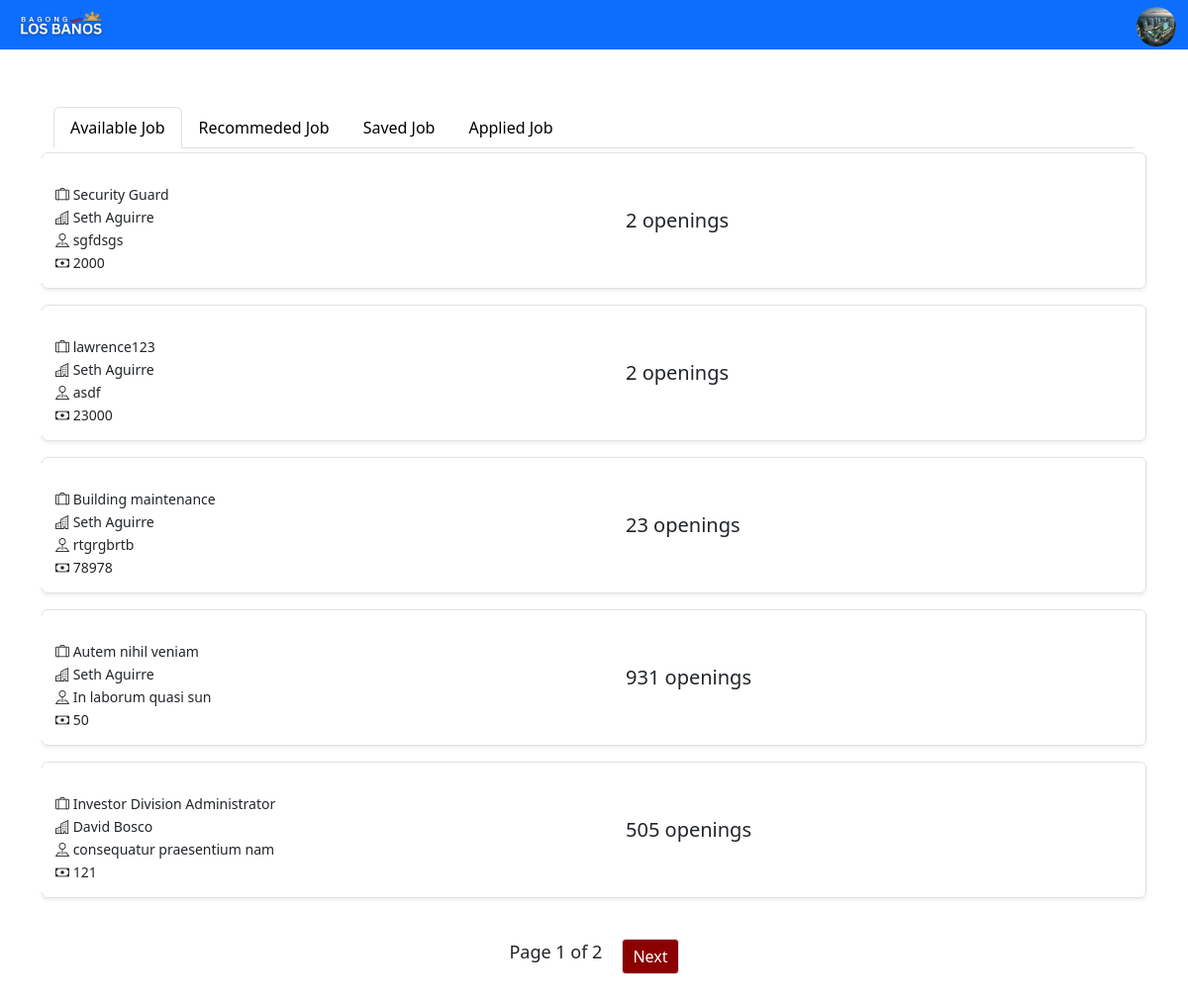
The page /Applicant/applicant_home.php (signed in) on the database as committed earlier.
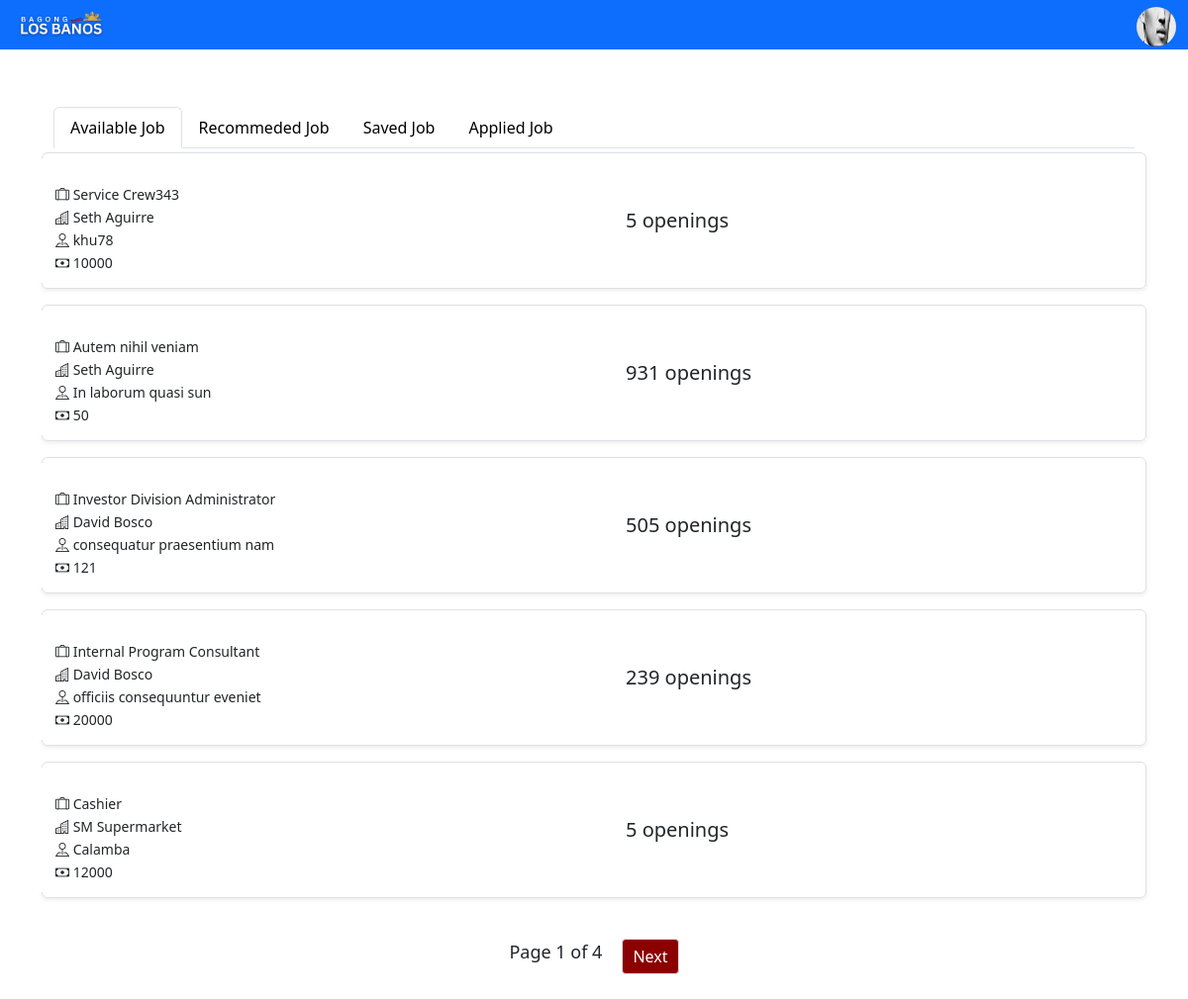
The same page on the database as committed later.
### tables this page shows
CREATE TABLE `applicant_profile` (
  `id` int(255) NOT NULL,
  `username` varchar(255) NOT NULL,
  `password` varchar(255) NOT NULL,
  `is_verified` varchar(255) NOT NULL,
  `otp` varchar(255) NOT NULL,
  `otp_expiry` datetime(6) NOT NULL,
  `reset_token` varchar(255) NOT NULL,
  `reset_token_expiry` varchar(255) NOT NULL,
  `email` varchar(255) NOT NULL,
  `fname` varchar(255) NOT NULL,
  `lname` varchar(255) NOT NULL,
  `mname` varchar(255) NOT NULL,
  `dob` date NOT NULL,
  `pob` varchar(255) NOT NULL,
  `age` int(255) NOT NULL,
  `height` int(255) NOT NULL,
  `sex` varchar(255) NOT NULL,
  `civil_status` varchar(255) NOT NULL,
  `contact_no` int(255) NOT NULL,
  `landline` varchar(255) NOT NULL,
  `photo` varchar(255) NOT NULL,
  `present_address` varchar(255) NOT NULL,
  `tin` int(255) NOT NULL,
  `sss_no` int(255) NOT NULL,
  `pagibig_no` int(255) NOT NULL,
  `philhealth_no` int(255) NOT NULL,
  `passport_no` int(255) NOT NULL,
  `passport_expiry` datetime(6) DEFAULT NULL,
  `tertiary_school` varchar(255) NOT NULL,
  `tertiary_graduated` date NOT NULL,
  `tertiary_award` varchar(255) NOT NULL,
  `college_school` varchar(255) NOT NULL,
  `college_graduated` date NOT NULL,
  `college_award` varchar(255) NOT NULL,
  `tertiary_course` varchar(255) NOT NULL,
  `preferred_work_location` varchar(255) NOT NULL,
  `work_location` varchar(255) NOT NULL,
  `preferred_occupation` varchar(255) NOT NULL,
  `disability` varchar(255) NOT NULL,
  `selected_option` varchar(255) NOT NULL,
  `four_ps` varchar(255) NOT NULL,
  `prefix` varchar(255) NOT NULL,
  `religion` varchar(255) NOT NULL,
  `employment_status` varchar(255) NOT NULL,
  `resume` varchar(255) NOT NULL,
  `applicant_type` enum('Training','Employment') NOT NULL,
  `expected_salary` int(255) NOT NULL,
  `grad_course` varchar(255) NOT NULL
);

CREATE TABLE `job_post` (
  `id` int(255) NOT NULL,
  `employer_id` int(255) NOT NULL,
  `job_title` varchar(255) NOT NULL,
  `company_name` varchar(255) NOT NULL,
  `job_type` varchar(255) NOT NULL,
  `salary` varchar(255) NOT NULL,
  `job_description` varchar(255) NOT NULL,
  `selected_option` varchar(255) NOT NULL,
  `vacant` int(255) NOT NULL,
  `requirement` varchar(255) NOT NULL,
  `work_location` varchar(255) NOT NULL,
  `education` varchar(255) NOT NULL,
  `remarks` varchar(255) NOT NULL,
  `date_posted` date NOT NULL,
  `is_active` tinyint(6) NOT NULL
);

### Applicant/jobpages/job_list.php (the view, shortened to what the changed rows need)
<?php
$applicantid = $_SESSION['applicant_id'];
$limit = 5;
$page = isset($_GET['page']) ? (int)$_GET['page'] : 1;
$start = ($page - 1) * $limit;
$totalQuery = "SELECT COUNT(jp.id) AS total
               FROM job_post jp
               WHERE jp.is_active = 1
               AND jp.id NOT IN (
                   SELECT job_id FROM save_job WHERE applicant_id = ?
               )
               AND jp.id NOT IN (
                   SELECT job_posting_id FROM applied_job WHERE applicant_id = ?
               )";
$totalStmt = $conn->prepare($totalQuery);
$totalStmt->bind_param("ii", $applicantid, $applicantid);
$totalStmt->execute();
$totalResult = $totalStmt->get_result();
$totalRow = $totalResult->fetch_assoc();
$totalJobs = $totalRow['total'];
$totalPages = ceil($totalJobs / $limit);
$query = "SELECT jp.*
          FROM job_post jp
          WHERE jp.is_active = 1
          AND jp.id NOT IN (
              SELECT job_id FROM save_job WHERE applicant_id = ?
          )
          AND jp.id NOT IN (
              SELECT job_posting_id FROM applied_job WHERE applicant_id = ?
          )
          ORDER BY jp.date_posted DESC
          LIMIT ?, ?";
$stmt = $conn->prepare($query);
$stmt->bind_param("iiii", $applicantid, $applicantid, $start, $limit);
$stmt->execute();
$result = $stmt->get_result();
?>
<!DOCTYPE html>
<html lang="en">
<head>
    <link href="https://cdn.jsdelivr.net/npm/bootstrap@5.3.0-alpha3/dist/css/bootstrap.min.css" rel="stylesheet">
    <link rel="stylesheet" href="https://cdn.jsdelivr.net/npm/bootstrap-icons/font/bootstrap-icons.css">
</head>
<body>
<div class="table container mt-1">
<?php while ($row = $result->fetch_assoc()) { ?>
        <a href="jobpages/jobdetails.php?id=<?= urlencode(base64_encode($row['id'])) ?>" class="text-decoration-none text-dark">
            <div class="row job-row border rounded mb-3 shadow-sm" style="cursor: pointer;">
                <div class="col-md-6 row justify-content-start">
                    <div class="col-md-12 pt-3 text-start">
                        <div class="col"><p class="text-start"><i class="bi bi-suitcase-lg"></i> <?= htmlspecialchars($row['job_title']) ?></p></div>
                        <div class="col"><p class="text-start"><i class="bi bi-buildings"></i> <?= htmlspecialchars($row['company_name']) ?></p></div>
                        <div class="col"><p class="text-start"><i class="bi bi-pin-map"></i> <?= htmlspecialchars($row['work_location']) ?></p></div>
                        <div class="col"><p class="text-start"><i class="bi bi-cash"></i> <?= htmlspecialchars($row['salary']) ?></p></div>
                    </div>
                </div>
                <div class="col-md-4 pt-5 text-start">
                    <span class="ms-5 fs-5">
                        <?= htmlspecialchars($row['vacant']) ?> openings
                    </span>
                </div>
                <div class="col-md-2 pt-5 text-start">
                </div>
            </div>
        </a>
    <?php } ?>
</div>
<div class="pagination justify-content-center">
    <span>Page <?= $page ?> of <?= $totalPages ?></span>
    <?php if ($page < $totalPages): ?>
        <a href="?page=<?= $page + 1 ?>&joblist" class="next">Next</a>
    <?php endif; ?>
</div>
</body>
</html>

### Applicant/applicant_home.php (shortened to what the changed rows need)
<?php
include '../db.php';
$applicantid = $_SESSION['applicant_id'];
$sql = "SELECT * FROM applicant_profile WHERE id = ?";
$stmt = $conn->prepare($sql);
$stmt->bind_param("i", $applicantid);
$stmt->execute();
$result_emp = $stmt->get_result();
$row_emp = $result_emp->fetch_assoc();
?>
<!DOCTYPE html>
<html lang="en">
<head>
    <link href="https://cdn.jsdelivr.net/npm/bootstrap@5.3.0-alpha3/dist/css/bootstrap.min.css" rel="stylesheet">
    <link rel="stylesheet" href="https://cdn.jsdelivr.net/npm/bootstrap-icons/font/bootstrap-icons.css">
    <link rel="stylesheet" href="css/jobpage.css">
</head>
<body>
<div class="header">
    <div class="container-fluid align-items-center">
        <div class="row align-items-center">
            <div class="col-md-2 col-xxl-3 text-end">
                <div class="dropdown">
                    <a href="#" class="text-decoration-none" id="profileDropdown" data-bs-toggle="dropdown" aria-expanded="false">
                        <?php if (!empty($row_emp['photo'])): ?>
                            <img id="preview" src="<?php echo $row_emp['photo']; ?>" alt="Profile Image" class="img-fluid rounded-circle" style="width: 40px; height: 40px;">
                        <?php else: ?>
                            <img src="../img/user-placeholder.png" alt="Profile Picture" class="img-fluid rounded-circle" style="width: 40px; height: 40px;">
                        <?php endif; ?>
                    </a>
                </div>
            </div>
        </div>
    </div>
</div>
<div class="container mt-4">
    <div class="row align-items-start" style="margin-top:-1.6rem;">
        <div id="joblist" class="jobs">
            <?php
                include 'jobpages/job_list.php';
            ?>
        </div>
            <?php
                include 'jobpages/job_recommeded.php';
            ?>
            <?php
                include 'jobpages/saved_jobs.php';
            ?>
            <?php
                include 'jobpages/applied_jobs.php';
            ?>
    </div>
</div>
</body>
</html>

Rows that differ between the two databases and show on the page:
removed job_post: job_title "Security Guard", company_name "Seth Aguirre", work_location "sgfdsgs", salary "2000", vacant "2"
removed job_post: job_title "lawrence123", company_name "Seth Aguirre", work_location "asdf", salary "23000", vacant "2"
removed job_post: job_title "Building maintenance", company_name "Seth Aguirre", work_location "rtgrgbrtb", salary "78978", vacant "23"
changed applicant_profile: photo: a different picture
added job_post: job_title "Service Crew343", company_name "Seth Aguirre", work_location "khu78", salary "10000", vacant "5"
now on this page (row unchanged): job_post: job_title "Internal Program Consultant", company_name "David Bosco", work_location "officiis consequuntur eveniet", salary "20000", vacant "239"
added job_post: job_title "Cashier", company_name "SM Supermarket", work_location "Calamba", salary "12000", vacant "5"
Other text that changed with them:
$totalPages: "2" → "4"
